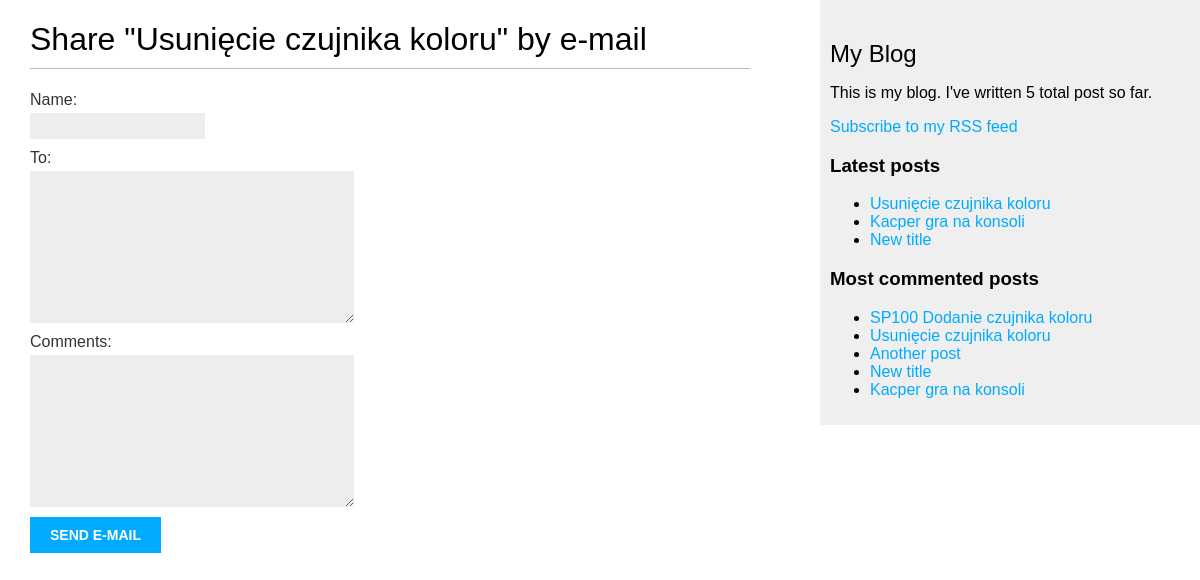
Before: /blog/7/share/ with the older database file.
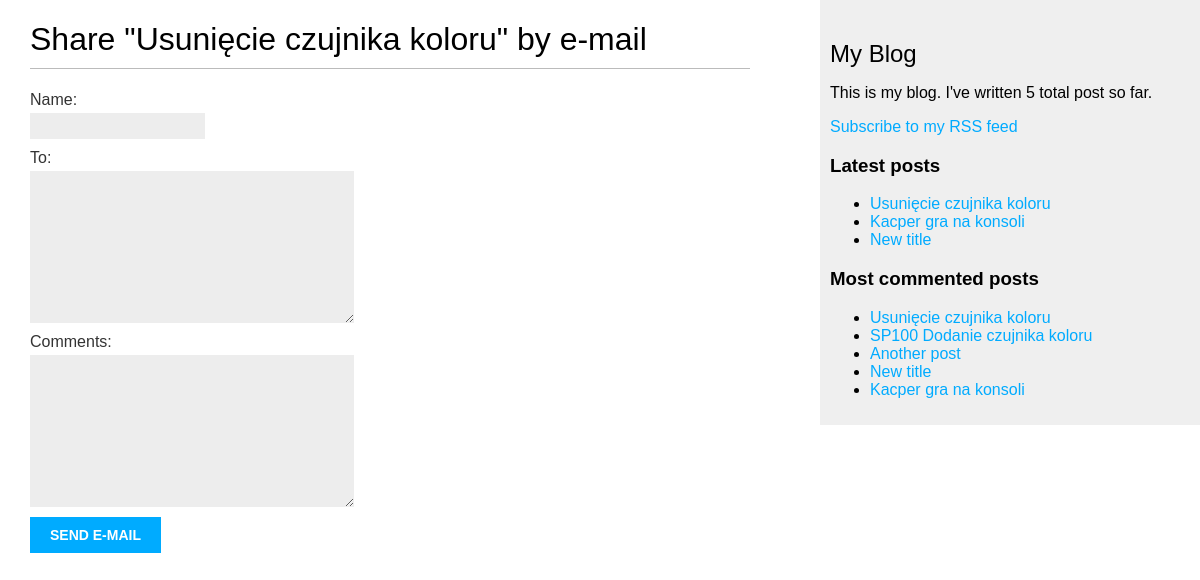
After: the same page with the newer database file.
### blog/models.py (models this page shows, shortened)
class Post(models.Model):
    STATUS_CHOICES = (('draft', 'Draft'),
                      ('published', 'Published'),)
    title = models.CharField(max_length=250)
    slug = models.SlugField(max_length=250, unique_for_date='publish')
    author = models.ForeignKey(User, on_delete=models.CASCADE, related_name='blog_posts')
    body = models.TextField()
    publish = models.DateTimeField(default=timezone.now())
    created = models.DateTimeField(auto_now_add=True)
    updated = models.DateTimeField(auto_now=True)
    status = models.CharField(max_length=10, choices=STATUS_CHOICES, default='draft')
    class Meta:
        ordering = ('-publish',)
    objects = models.Manager()  # The default manager.
    published = PublishedManager()
    drafted = DraftedManager()
    def get_absolute_url(self):
        return reverse('blog:post_detail',
                       args=[self.publish.year,
                             self.publish.month,
                             self.publish.day,
                             self.slug])
    tags = TaggableManager()

### blog/views.py (the view)
# urls.py: path('<int:post_id>/share/', views.post_share, name='post_share'),
def post_share(request, post_id):
    post = get_object_or_404(Post, id=post_id)
    sent = False
    if request.method == 'POST':
        form = EmailPostForm(request.POST)
        if form.is_valid():
            cd = form.cleaned_data
            post_url = request.build_absolute_uri(post.get_absolute_url())
            subject = f"{cd['name']} recommends you read {post.title}"
            message = f"Read {post.title} at {post_url}\n\n" \
                      f"{cd['name']}\'s comments: {cd['comments']}"
            send_mail(subject, message, 'admin@myblog.com', [cd['to']])
            sent = True
    else:
        form = EmailPostForm()
    return render(request, 'blog/post/share.html', {'post': post,
                                                    'form': form,
                                                    'sent': sent})

### blog/forms.py
class EmailPostForm(forms.Form):
    name = forms.CharField(max_length=25)
    email = forms.EmailField
    to = forms.CharField(required=False, widget=forms.Textarea)
    comments = forms.CharField(required=False, widget=forms.Textarea)

### blog/models.py (called while the page is built)
    def get_queryset(self):
        return super(PublishedManager, self).get_queryset().filter(status='published')

### blog/templatetags/blog_tags.py (called while the page is built)
@register.simple_tag
def total_posts():
    return Post.published.count()

@register.inclusion_tag('blog/post/latest_posts.html')
def show_latest_posts(count=5):
    latest_posts = Post.published.order_by('-publish')[:count]
    return {'latest_posts': latest_posts}

@register.simple_tag
def get_most_commented_posts(count=5):
    return Post.published.annotate(total_comments=Count('comments')).order_by('-total_comments')[:count]

### templates/blog/post/share.html (shortened to what this page needs)
{% extends "blog/base.html" %}
{% block content %}
    {% if sent %}
        <h1>E-mail successfully sent</h1>
        <p>
            "{{ post.title }}" was successfully sent to {{ form.cleaned_data.to }}.
        </p>
    {% else %}
        <h1>Share "{{ post.title }}" by e-mail</h1>
        <form method="post">
            {{ form.as_p }}
            <input type="submit" value="Send e-mail">
        </form>
    {% endif %}
{% endblock %}

### templates/blog/base.html (shortened to what this page needs)
{% load blog_tags %}
{% load static %}
<!doctype html>
<html lang="en">
<head>
    <link href="{% static "css/blog.css" %}" rel="stylesheet">
</head>
<body>
<div id="content">
    {% block content %}
    {% endblock %}
</div>
<div id="sidebar">
    <h2>My Blog</h2>
    <p>This is my blog. I've written {% total_posts %} total post so far.</p>
    <p>
        <a href="{% url "blog:post_feed" %}">Subscribe to my RSS feed</a>
    </p>
    <h3>Latest posts</h3>
    {% show_latest_posts 3 %}
    <h3>Most commented posts</h3>
    {% get_most_commented_posts as most_commented_posts %}
    <ul>
        {% for post in most_commented_posts %}
            <li>
                <a href="{{ post.get_absolute_url }}">{{ post.title }}</a>
            </li>
        {% endfor %}
    </ul>
</div>
</body>
</html>

### templates/blog/post/latest_posts.html
<ul>
    {% for post in latest_posts %}
        <li>
            <a href="{{ post.get_absolute_url }}">{{ post.title }}</a>
        </li>
    {% endfor %}
</ul>

### blog/static/css/blog.css (style rules this page uses)
body { margin: 0; padding: 0; font-family: helvetica, sans-serif; }
a { color: #00abff; text-decoration: none; }
h1 { font-weight: normal; border-bottom: 1px solid #bbb; padding: 0 0 10px 0; }
h2 { font-weight: normal; margin: 30px 0 0; }
#content { float: left; width: 60%; padding: 0 0 0 30px; }
#sidebar { float: right; width: 30%; padding: 10px; background: #efefef; height: 100%; }
label { float: left; clear: both; color: #333; margin-bottom: 4px; }
input, textarea { clear: both; float: left; margin: 0 0 10px; background: #ededed; border: 0; padding: 6px 10px; font-size: 12px; }
input[type=submit] { font-weight: bold; background: #00abff; color: #fff; padding: 10px 20px; font-size: 14px; text-transform: uppercase; }

Changed rows visible on the page:
changed Post "Usunięcie czujnika koloru": moves up the list
